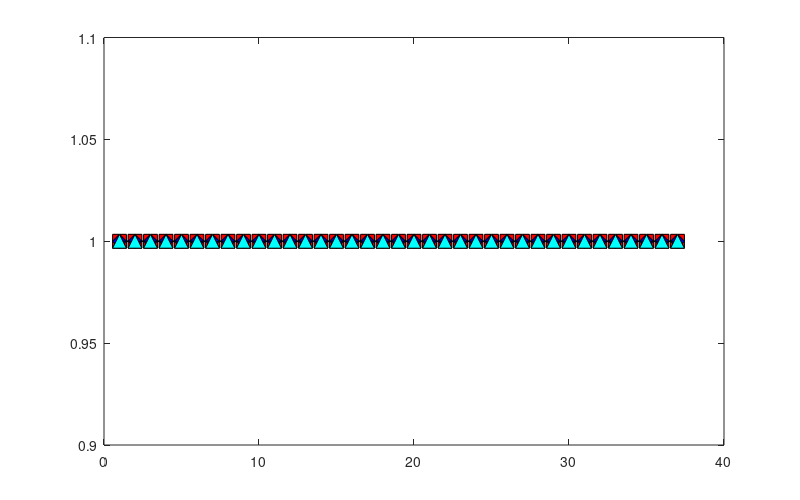

Reproduce this figure in MATLAB. (Note: this script raises an error after producing the figure.)
%%
%%
load('FinalRun'); 
Wye3Phi=CvxNetworkYSolved;
ClosedDelta=CvxNetworkCSolved;
OpenDelta=CvxNetworkOSolved;
%%

x0=2;
y0=2;
width=8;
height=5;
figure1=figure('Units','inches',...
'Position',[x0 y0 width height],...
'PaperPositionMode','auto');
set(figure1, 'Name', 'EigenValues');


NBuses=length(Wye3Phi.Bus.Names);
NBranches=length(Wye3Phi.Branch.BusToNumbers);
NewBusIndices=[38,1:37];
NewBranchNumbers=zeros(37,1);
for j=2:NBuses
    NewBranchNumbers(j-1)=find(Wye3Phi.Branch.BusToNumbers==NewBusIndices(j));
end



    h1=plot(1:NBranches, Wye3Phi.Optimization.Constraints.BranchConstraints.W3PhiLambdas(end-1,NewBranchNumbers)./...
        Wye3Phi.Optimization.Constraints.BranchConstraints.W3PhiLambdas(end-1,NewBranchNumbers)...
        , 'ks-','MarkerSize',10,'MarkerFaceColor','r'); 
    hold on

  h2=plot(1:NBranches, ClosedDelta.Optimization.Constraints.BranchConstraints.W3PhiLambdas(end-1,NewBranchNumbers)./...
        ClosedDelta.Optimization.Constraints.BranchConstraints.W3PhiLambdas(end-1,NewBranchNumbers), 'kd-','MarkerSize',10,'MarkerFaceColor','b');   
    hold on
h3=plot(1:NBranches, OpenDelta.Optimization.Constraints.BranchConstraints.W3PhiLambdas(end-1,NewBranchNumbers)./...
        OpenDelta.Optimization.Constraints.BranchConstraints.W3PhiLambdas(end-1,NewBranchNumbers), 'k^-','MarkerSize',10,'MarkerFaceColor','c'); 
     
    
      h4=plot(2, Wye3Phi.Optimization.Constraints.BranchConstraints.UPsi3PhiLambdas(end-1,NewBranchNumbers)./...
        Wye3Phi.Optimization.Constraints.BranchConstraints.UPsi3PhiLambdas(end-1,NewBranchNumbers), 's','MarkerSize',10,'MarkerFaceColor','r','LineWidth',4); 
    hold on

  h5=plot(2, ClosedDelta.Optimization.Constraints.BranchConstraints.UPsi3PhiLambdas(end-1,NewBranchNumbers)./...
        ClosedDelta.Optimization.Constraints.BranchConstraints.UPsi3PhiLambdas(end-1,NewBranchNumbers), 'd','MarkerSize',10,'MarkerFaceColor','b','LineWidth',4);   
    hold on
h6=plot(2, OpenDelta.Optimization.Constraints.BranchConstraints.UPsi3PhiLambdas(end-1,NewBranchNumbers)./...
        OpenDelta.Optimization.Constraints.BranchConstraints.UPsi3PhiLambdas(end-1,NewBranchNumbers), '^','MarkerSize',10,'MarkerFaceColor','c','LineWidth',4); 
     
    


    xlim([0 NBuses+2]);
    ylim([0 0.5]);
    grid on;
    grid minor;
		set(gca,'XTick', ([1,2:2:NBranches]).','YTick', [0:0.05:1] );
    set(gca,'XTickLabel',[2,3:2:NBranches+1].');
     ax = gca;
     ax.XAxis.MinorTick = 'on';
     ax.XAxis.MinorTickValues =[1:NBranches].';
	legendTEXT=legend('Wye (15e)', ' Closed-delta (15e)','Open-delta (15e)',...
    'Wye (15f)', ' Closed-delta (15f)','Open-delta (15f)');
    set(legendTEXT,'interpreter','Latex'); 
set(legendTEXT,'fontSize',14); 
set(legendTEXT,'fontWeight','Bold');
set(legend,'orientation','Vertical'); 
set(legend,'location','East');
set(gca,'box','on');
    set(gca,'fontSize',14); 
set(0,'defaulttextinterpreter','latex')
ylabel('$\frac{\lambda^{2}}{\lambda^{1}}$','FontSize',28);
xlabel('Edges');


% 
% if exist('Figures')~=7
%     mkdir Figures;
% end
% 
% cd('Figures');
% print('EigenValues1','-dpdf','-fillpage');
% print('EigenValues1','-depsc2')
% cd('..');
